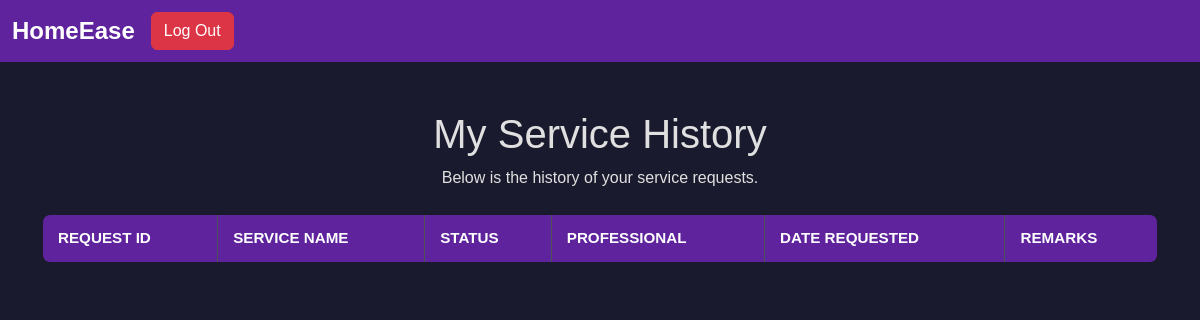
Page /customer_history (signed in) on the earlier database version.
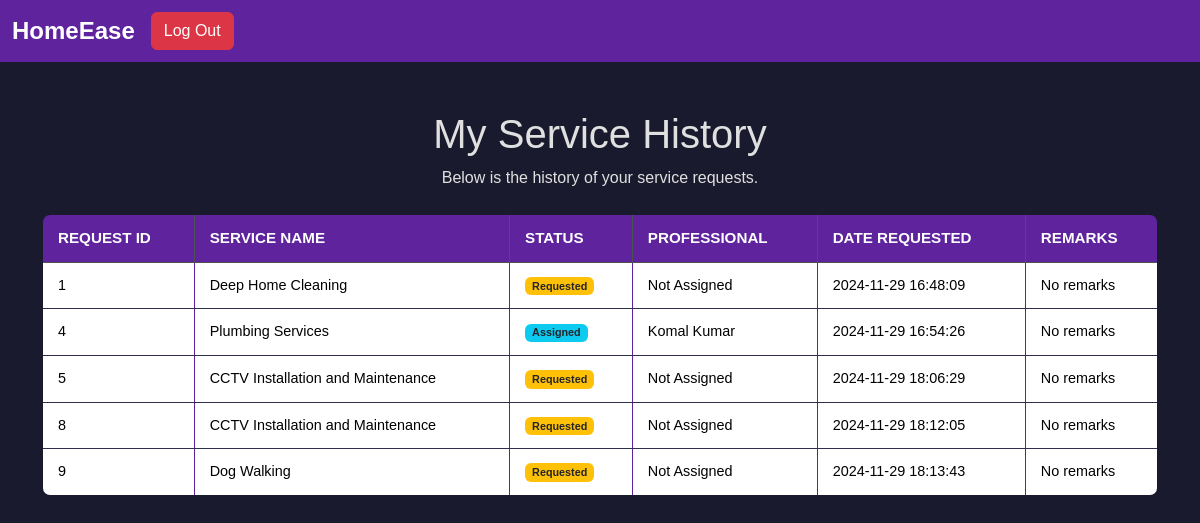
Same page on the later database version.
### app.py (models this page shows)
class ServiceRequest(db.Model):
    id = db.Column(db.Integer, primary_key=True)
    service_id = db.Column(db.Integer, db.ForeignKey('service.id'), nullable=False)
    customer_id = db.Column(db.Integer, db.ForeignKey('user.id'), nullable=False)
    professional_id = db.Column(db.Integer, db.ForeignKey('professional_details.user_id'), nullable=True)
    date_of_request = db.Column(db.DateTime, default=datetime.utcnow)
    date_of_completion = db.Column(db.DateTime, nullable=True)
    service_status = db.Column(db.String(20), default='requested')  # requested/assigned/closed
    remarks = db.Column(db.Text)
    service = db.relationship('Service', back_populates='service_requests')
    customer = db.relationship('User', back_populates='customer_requests')
    professional = db.relationship('ProfessionalDetails', back_populates='service_requests')

class Service(db.Model):
    id = db.Column(db.Integer, primary_key=True)
    name = db.Column(db.String(100), unique=True, nullable=False)
    type_of_service = db.Column(db.String(50), nullable=False)
    base_price = db.Column(db.Float, nullable=False)
    description = db.Column(db.Text)
    time_required = db.Column(db.Integer)  # Time in minutes
    created_at = db.Column(db.DateTime, default=datetime.utcnow)
    professionals = db.relationship('ProfessionalDetails', back_populates='service')
    service_requests = db.relationship('ServiceRequest', back_populates='service')

class User(db.Model):
    id = db.Column(db.Integer, primary_key=True)
    name = db.Column(db.String(80), nullable=False)
    email = db.Column(db.String(120), unique=True, nullable=False)  # Unique Login ID
    password = db.Column(db.String(120), nullable=False)
    phone_number = db.Column(db.String(15))
    role = db.Column(db.String(15), nullable=False)  # 'admin', 'customer', 'professional'
    is_blocked = db.Column(db.Boolean, default=False)  # Admin can block users
    created_at = db.Column(db.DateTime, default=datetime.utcnow)
    address= db.Column(db.String(100), nullable= True)
    professional_details = db.relationship('ProfessionalDetails', back_populates='user', uselist=False)
    customer_requests = db.relationship('ServiceRequest', back_populates='customer')

### app.py (the view)
@app.route('/customer_history')
def customer_history():
    if not session.get('logged_in'):
        flash("You must be logged in to view your service history.", "danger")
        return redirect(url_for('login'))
    user_id = session.get('user_id')
    user = User.query.get(user_id)
    if not user or user.role != 'customer':
        flash("Unauthorized access.", "danger")
        return redirect(url_for('home'))
    service_requests = ServiceRequest.query.filter_by(customer_id=user_id).all()
    return render_template('customer_history.html', service_requests=service_requests)

### templates/customer_history.html (shortened to what this page needs)
<!DOCTYPE html>
<html lang="en">
<head>
    <link href="https://cdn.jsdelivr.net/npm/bootstrap@5.3.3/dist/css/bootstrap.min.css" rel="stylesheet">
    <link rel="stylesheet" href="/static/css/styles.css">
</head>
<body>
    <nav class="navbar navbar-expand-lg navbar-dark bg-dark">
        <div class="container-fluid">
            <a class="navbar-brand" href="/">HomeEase</a>
            <div class="collapse navbar-collapse" id="navbarNav">
                <form action="/logout" method="post" class="d-flex">
                    <button class="btn btn-danger" type="submit">Log Out</button>
                </form>
            </div>
        </div>
    </nav>
    <div class="container mt-5">
        <h1 class="text-center">My Service History</h1>
        <p class="text-center">Below is the history of your service requests.</p>
        <table class="table table-bordered table-hover mt-4">
            <thead class="table-dark">
                <tr>
                    <th>Request ID</th>
                    <th>Service Name</th>
                    <th>Status</th>
                    <th>Professional</th>
                    <th>Date Requested</th>
                    <th>Remarks</th>
                </tr>
            </thead>
            <tbody>
                {% for request in service_requests %}
                <tr>
                    <td>{{ request.id }}</td>
                    <td>{{ request.service.name }}</td>
                    <td>
                        {% if request.service_status == "requested" %}
                            <span class="badge bg-warning text-dark">Requested</span>
                        {% elif request.service_status == "assigned" %}
                            <span class="badge bg-info text-dark">Assigned</span>
                        {% elif request.service_status == "completed" %}
                            <span class="badge bg-success">Completed</span>
                        {% else %}
                            <span class="badge bg-secondary">Unknown</span>
                        {% endif %}
                    </td>
                    <td>
                        {% if request.professional %}
                            {{ request.professional.user.name }}
                        {% else %}
                            Not Assigned
                        {% endif %}
                    </td>
                    <td>{{ request.date_of_request.strftime('%Y-%m-%d %H:%M:%S') }}</td>
                    <td>{{ request.remarks or "No remarks" }}</td>
                </tr>
                {% endfor %}
            </tbody>
        </table>
    </div>
</body>
</html>

Differences in the rows shown:
added ServiceRequest: id "1", service.name "Deep Home Cleaning", service_status "Requested", shows "Not Assigned", date_of_request "2024-11-29 16:48:09", remarks "No remarks"
added ServiceRequest: id "4", service.name "Plumbing Services", service_status "Assigned", professional.user.name "Komal Kumar", date_of_request "2024-11-29 16:54:26", remarks "No remarks"
added ServiceRequest: id "5", service.name "CCTV Installation and Maintenance", service_status "Requested", shows "Not Assigned", date_of_request "2024-11-29 18:06:29", remarks "No remarks"
added ServiceRequest: id "8", service.name "CCTV Installation and Maintenance", service_status "Requested", shows "Not Assigned", date_of_request "2024-11-29 18:12:05", remarks "No remarks"
added ServiceRequest: id "9", service.name "Dog Walking", service_status "Requested", shows "Not Assigned", date_of_request "2024-11-29 18:13:43", remarks "No remarks"
